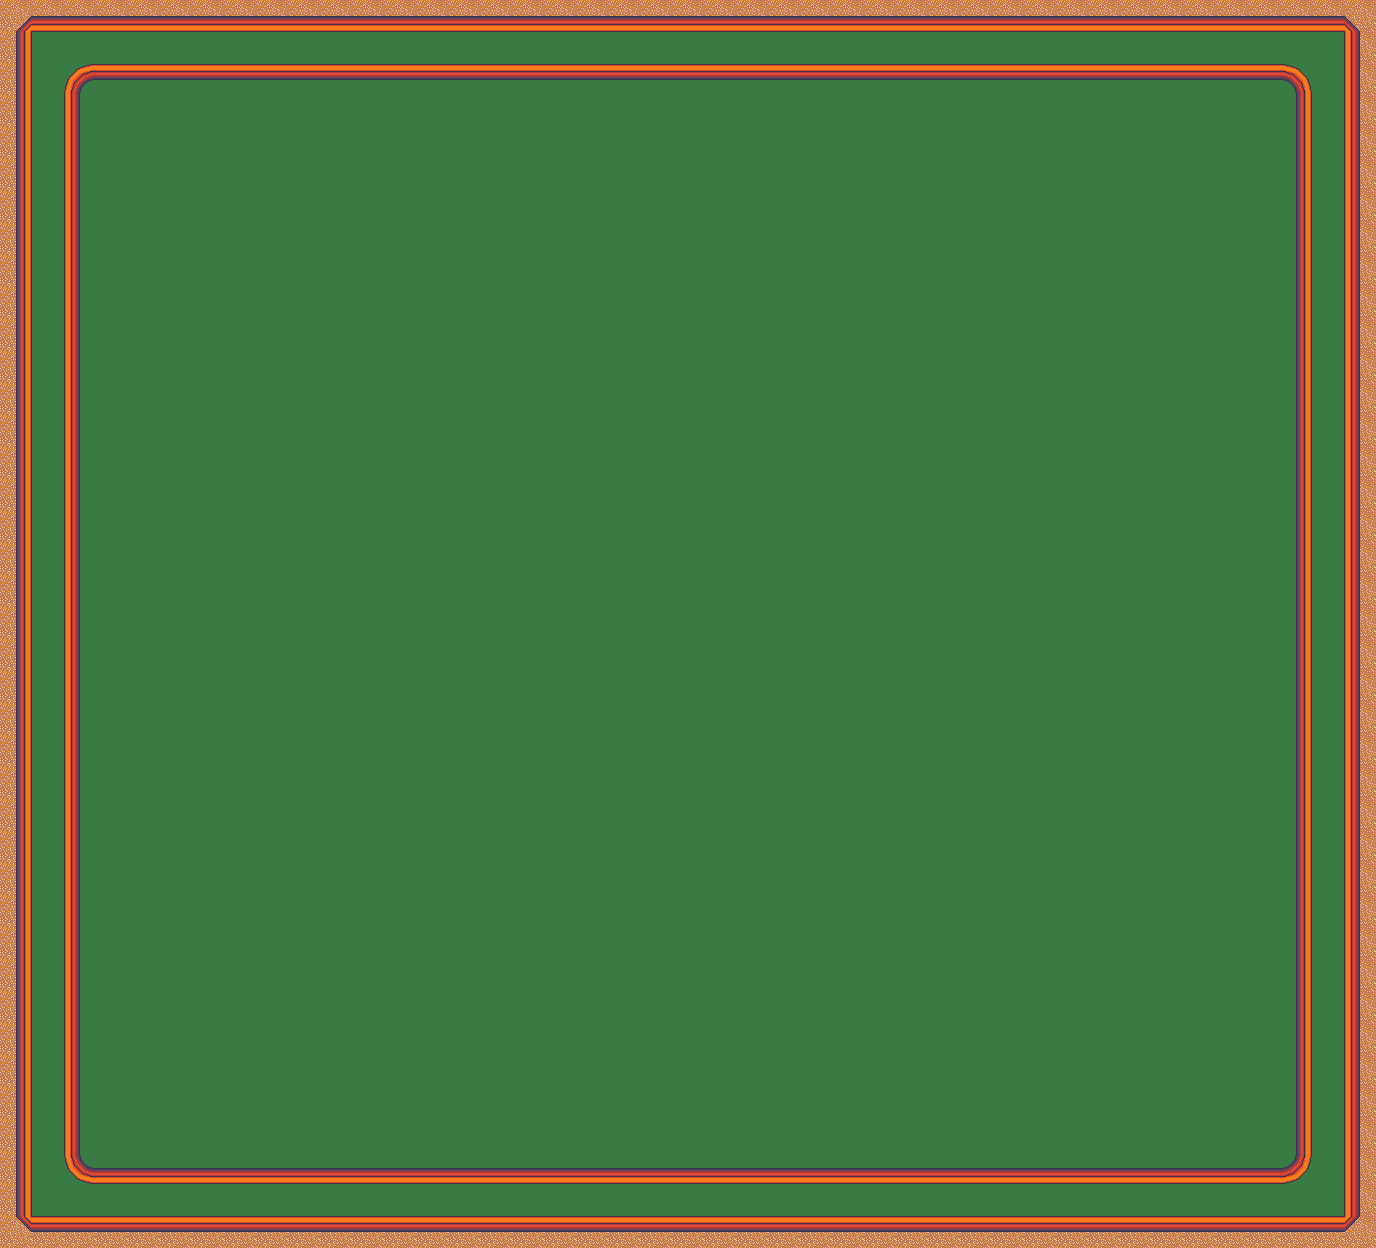

Rendered tile map (Tiled .tmx) drawn with the repository's tilesets; below, a short description and the map source with its tile grids summarised:
An orthogonal 43x39 tile map with 32x32 px tiles, 2 tile layers (ground, walls) and 41 objects (20x bumper, 5x tank, 3x turret, 2x catapult, exterior, ...).

<map version="1.0" tiledversion="1.1.4" orientation="orthogonal" renderorder="right-down" width="43" height="39" tilewidth="32" tileheight="32" infinite="0" nextobjectid="109">
 <tileset firstgid="1" source="tileset.tsx" />
 <layer name="ground" width="43" height="39">
  <data>[1677 cells, 1677 non-empty, 2 distinct tile ids]</data>
 </layer>
 <layer name="walls" width="43" height="39">
  <data>[1677 cells, 304 non-empty, 12 distinct tile ids]</data>
 </layer>
 <objectgroup name="collision">
  <object id="107" type="exterior" x="96" y="1168">
   <polyline points="0,0 1184,0 1200,-16 1200,-1072 1184,-1088 0,-1088 -16,-1072 -16,-16 0,0" />
  </object>
 </objectgroup>
 <objectgroup name="objects">
  <object id="8" type="tee" gid="183" x="160" y="1088" width="32" height="32">
   <properties>
    <property name="facing" type="int" value="0" />
   </properties>
  </object>
  <object id="17" type="hole" gid="169" x="672" y="640" width="32" height="32" />
  <object id="37" type="bumper" gid="184" x="896" y="992" width="32" height="32" />
  <object id="38" type="bumper" gid="184" x="312" y="928" width="32" height="32" />
  <object id="48" type="bumper" gid="184" x="256" y="816" width="32" height="32" />
  <object id="67" gid="171" x="448" y="832" width="32" height="32" />
  <object id="68" type="tank" gid="187" x="448" y="672" width="32" height="32">
   <properties>
    <property name="color" value="orange" />
    <property name="facing" type="int" value="180" />
   </properties>
  </object>
  <object id="71" type="turret" gid="170" x="896" y="384" width="32" height="32">
   <properties>
    <property name="facing" type="int" value="90" />
   </properties>
  </object>
  <object id="73" type="tank" gid="189" x="928" y="576" width="32" height="32">
   <properties>
    <property name="color" value="brown" />
    <property name="facing" type="int" value="90" />
   </properties>
  </object>
  <object id="74" type="tank" gid="188" x="704" y="288" width="32" height="32">
   <properties>
    <property name="color" value="green" />
    <property name="facing" type="int" value="90" />
   </properties>
  </object>
  <object id="75" type="tank" gid="185" x="664" y="832" width="32" height="32">
   <properties>
    <property name="color" value="magenta" />
    <property name="facing" type="int" value="0" />
   </properties>
  </object>
  <object id="76" type="tank" gid="186" x="896" y="832" width="32" height="32">
   <properties>
    <property name="color" value="blue" />
    <property name="facing" type="int" value="0" />
   </properties>
  </object>
  <object id="77" type="bumper" gid="184" x="416" y="992" width="32" height="32" />
  <object id="78" type="bumper" gid="184" x="576" y="992" width="32" height="32" />
  <object id="79" type="bumper" gid="184" x="736" y="992" width="32" height="32" />
  <object id="80" gid="170" x="576" y="736" width="32" height="32" />
  <object id="81" type="turret" gid="170" x="800" y="672" width="32" height="32">
   <properties>
    <property name="facing" type="int" value="0" />
   </properties>
  </object>
  <object id="82" type="turret" gid="170" x="576" y="576" width="32" height="32">
   <properties>
    <property name="facing" type="int" value="0" />
   </properties>
  </object>
  <object id="84" type="catapult" gid="171" x="448" y="288" width="32" height="32" />
  <object id="86" type="catapult" gid="171" x="928" y="480" width="32" height="32" />
  <object id="87" type="bumper" gid="184" x="256" y="672" width="32" height="32" />
  <object id="88" gid="172" x="576" y="384" width="32" height="32" />
  <object id="89" gid="173" x="352" y="448" width="32" height="32" />
  <object id="91" type="bumper" gid="184" x="1008" y="944" width="32" height="32" />
  <object id="92" type="bumper" gid="184" x="1056" y="832" width="32" height="32" />
  <object id="93" type="bumper" gid="184" x="1056" y="672" width="32" height="32" />
  <object id="94" type="bumper" gid="184" x="1056" y="512" width="32" height="32" />
  <object id="95" type="bumper" gid="184" x="1024" y="288" width="32" height="32" />
  <object id="96" type="bumper" gid="184" x="912" y="224" width="32" height="32" />
  <object id="97" type="bumper" gid="184" x="768" y="224" width="32" height="32" />
  <object id="98" type="bumper" gid="184" x="608" y="224" width="32" height="32" />
  <object id="99" type="bumper" gid="184" x="448" y="224" width="32" height="32" />
  <object id="100" type="bumper" gid="184" x="320" y="288" width="32" height="32" />
  <object id="101" type="bumper" gid="184" x="256" y="512" width="32" height="32" />
  <object id="102" type="bumper" gid="184" x="256" y="384" width="32" height="32" />
  <object id="103" type="bumper" gid="184" x="1056" y="400" width="32" height="32" />
  <object id="104" gid="174" x="1152" y="1088" width="32" height="32" />
  <object id="105" gid="173" x="160" y="160" width="32" height="32" />
  <object id="106" gid="173" x="1184" y="160" width="32" height="32">
   <properties>
    <property name="name" value="Final Countdown" />
    <property name="par" type="int" value="7" />
   </properties>
  </object>
  <object id="108" type="boss" gid="190" x="672" y="512" width="128" height="128" />
 </objectgroup>
</map>
